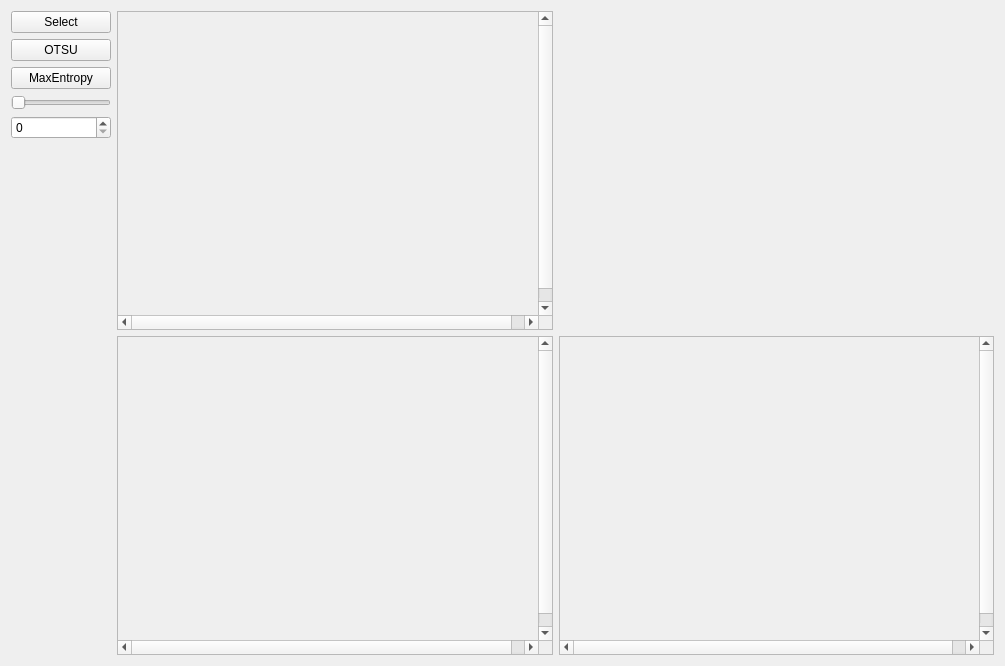
<?xml version="1.0" encoding="UTF-8"?>
<ui version="4.0">
 <class>threshold</class>
 <widget class="QWidget" name="threshold">
  <property name="geometry">
   <rect>
    <x>0</x>
    <y>0</y>
    <width>1005</width>
    <height>666</height>
   </rect>
  </property>
  <property name="windowTitle">
   <string>Form</string>
  </property>
  <layout class="QHBoxLayout" name="horizontalLayout">
   <item>
    <layout class="QVBoxLayout" name="verticalLayout">
     <item>
      <widget class="QPushButton" name="select_img">
       <property name="text">
        <string>Select</string>
       </property>
      </widget>
     </item>
     <item>
      <widget class="QPushButton" name="pushButton">
       <property name="text">
        <string>OTSU</string>
       </property>
      </widget>
     </item>
     <item>
      <widget class="QPushButton" name="entropy">
       <property name="text">
        <string>MaxEntropy</string>
       </property>
      </widget>
     </item>
     <item>
      <widget class="QSlider" name="horizontalSlider">
       <property name="sizePolicy">
        <sizepolicy hsizetype="Minimum" vsizetype="Fixed">
         <horstretch>0</horstretch>
         <verstretch>0</verstretch>
        </sizepolicy>
       </property>
       <property name="minimumSize">
        <size>
         <width>100</width>
         <height>0</height>
        </size>
       </property>
       <property name="maximum">
        <number>255</number>
       </property>
       <property name="orientation">
        <enum>Qt::Horizontal</enum>
       </property>
      </widget>
     </item>
     <item>
      <widget class="QSpinBox" name="spinBox">
       <property name="maximum">
        <number>255</number>
       </property>
      </widget>
     </item>
     <item>
      <spacer name="verticalSpacer">
       <property name="orientation">
        <enum>Qt::Vertical</enum>
       </property>
       <property name="sizeHint" stdset="0">
        <size>
         <width>20</width>
         <height>40</height>
        </size>
       </property>
      </spacer>
     </item>
    </layout>
   </item>
   <item>
    <layout class="QGridLayout" name="gridLayout">
     <item row="0" column="0">
      <widget class="QScrollArea" name="oriArea">
       <property name="widgetResizable">
        <bool>false</bool>
       </property>
       <property name="alignment">
        <set>Qt::AlignCenter</set>
       </property>
       <widget class="QWidget" name="scrollAreaWidgetContents_3">
        <property name="geometry">
         <rect>
          <x>0</x>
          <y>0</y>
          <width>434</width>
          <height>318</height>
         </rect>
        </property>
       </widget>
      </widget>
     </item>
     <item row="0" column="1">
      <widget class="QLabel" name="histLabel">
       <property name="text">
        <string/>
       </property>
       <property name="alignment">
        <set>Qt::AlignCenter</set>
       </property>
      </widget>
     </item>
     <item row="1" column="0">
      <widget class="QScrollArea" name="grayArea">
       <property name="widgetResizable">
        <bool>false</bool>
       </property>
       <property name="alignment">
        <set>Qt::AlignCenter</set>
       </property>
       <widget class="QWidget" name="scrollAreaWidgetContents_5">
        <property name="geometry">
         <rect>
          <x>0</x>
          <y>0</y>
          <width>434</width>
          <height>318</height>
         </rect>
        </property>
       </widget>
      </widget>
     </item>
     <item row="1" column="1">
      <widget class="QScrollArea" name="binaryArea">
       <property name="widgetResizable">
        <bool>false</bool>
       </property>
       <property name="alignment">
        <set>Qt::AlignCenter</set>
       </property>
       <widget class="QWidget" name="scrollAreaWidgetContents_4">
        <property name="geometry">
         <rect>
          <x>0</x>
          <y>0</y>
          <width>433</width>
          <height>318</height>
         </rect>
        </property>
       </widget>
      </widget>
     </item>
    </layout>
   </item>
  </layout>
 </widget>
 <resources/>
 <connections/>
</ui>
